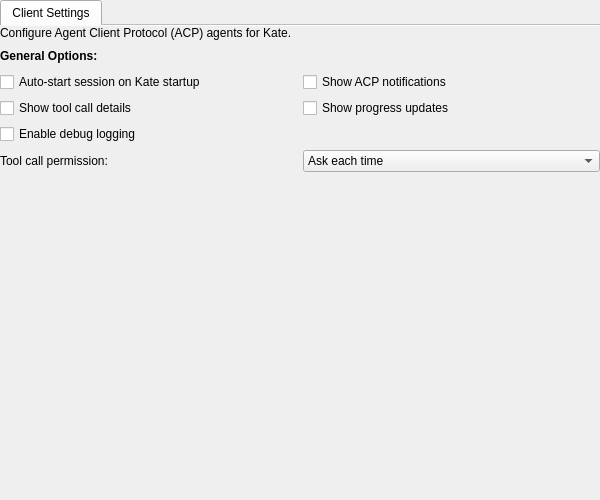
<?xml version="1.0" encoding="UTF-8"?>
<!--
    SPDX-FileCopyrightText: 2026 Christoph Cullmann <cullmann@kde.org>

    SPDX-License-Identifier: MIT
-->
<ui version="4.0">
    <class>ACPConfigWidget</class>
    <widget class="QWidget" name="ACPConfigWidget">
        <property name="geometry">
            <rect>
                <x>0</x>
                <y>0</y>
                <width>600</width>
                <height>500</height>
            </rect>
        </property>
        <property name="windowTitle">
            <string>ACP Client Configuration</string>
        </property>
        <layout class="QVBoxLayout" name="verticalLayout">
            <property name="leftMargin">
                <number>0</number>
            </property>
            <property name="topMargin">
                <number>0</number>
            </property>
            <property name="rightMargin">
                <number>0</number>
            </property>
            <property name="bottomMargin">
                <number>0</number>
            </property>
            <item>
                <widget class="QTabWidget" name="tabWidget">
                    <property name="documentMode">
                        <bool>true</bool>
                    </property>
                    <widget class="QWidget" name="clientSettingsTab">
                        <attribute name="title">
                            <string>Client Settings</string>
                        </attribute>
                        <layout class="QVBoxLayout" name="clientSettingsLayout">
                            <property name="leftMargin">
                                <number>0</number>
                            </property>
                            <property name="topMargin">
                                <number>0</number>
                            </property>
                            <property name="rightMargin">
                                <number>0</number>
                            </property>
                            <property name="bottomMargin">
                                <number>0</number>
                            </property>
                            <item>
                                <widget class="QLabel" name="descriptionLabel">
                                    <property name="text">
                                        <string>Configure Agent Client Protocol (ACP) agents for Kate.</string>
                                    </property>
                                    <property name="wordWrap">
                                        <bool>true</bool>
                                    </property>
                                </widget>
                            </item>
                            <item>
                                <layout class="QHBoxLayout" name="horizontalLayout_2">
                                    <item>
                                        <widget class="QLabel" name="label">
                                            <property name="text">
                                                <string>General Options:</string>
                                            </property>
                                            <property name="font">
                                                <font>
                                                    <weight>75</weight>
                                                    <bold>true</bold>
                                                </font>
                                            </property>
                                        </widget>
                                    </item>
                                    <item>
                                        <spacer name="horizontalSpacer">
                                            <property name="orientation">
                                                <enum>Qt::Horizontal</enum>
                                            </property>
                                            <property name="sizeHint" stdset="0">
                                                <size>
                                                    <width>40</width>
                                                    <height>20</height>
                                                </size>
                                            </property>
                                        </spacer>
                                    </item>
                                </layout>
                            </item>
                            <item>
                                <layout class="QGridLayout" name="gridLayout">
                                    <item row="0" column="0">
                                        <widget class="QCheckBox" name="autoStartCheckBox">
                                            <property name="text">
                                                <string>Auto-start session on Kate startup</string>
                                            </property>
                                        </widget>
                                    </item>
                                    <item row="0" column="1">
                                        <widget class="QCheckBox" name="showNotificationsCheckBox">
                                            <property name="text">
                                                <string>Show ACP notifications</string>
                                            </property>
                                        </widget>
                                    </item>
                                    <item row="1" column="0">
                                        <widget class="QCheckBox" name="showToolCallsCheckBox">
                                            <property name="text">
                                                <string>Show tool call details</string>
                                            </property>
                                        </widget>
                                    </item>
                                    <item row="1" column="1">
                                        <widget class="QCheckBox" name="showProgressCheckBox">
                                            <property name="text">
                                                <string>Show progress updates</string>
                                            </property>
                                        </widget>
                                    </item>
                                    <item row="2" column="0">
                                        <widget class="QCheckBox" name="debugModeCheckBox">
                                            <property name="text">
                                                <string>Enable debug logging</string>
                                            </property>
                                        </widget>
                                    </item>
                                    <item row="3" column="0" colspan="2">
                                        <layout class="QHBoxLayout" name="toolCallPermissionLayout">
                                            <item>
                                                <widget class="QLabel" name="toolCallPermissionLabel">
                                                    <property name="text">
                                                        <string>Tool call permission:</string>
                                                    </property>
                                                </widget>
                                            </item>
                                            <item>
                                                <widget class="QComboBox" name="toolCallPermissionComboBox">
                                                    <item>
                                                        <property name="text">
                                                            <string>Ask each time</string>
                                                        </property>
                                                    </item>
                                                    <item>
                                                        <property name="text">
                                                            <string>Allow all</string>
                                                        </property>
                                                    </item>
                                                    <item>
                                                        <property name="text">
                                                            <string>Deny all</string>
                                                        </property>
                                                    </item>
                                                </widget>
                                            </item>
                                        </layout>
                                    </item>
                                </layout>
                            </item>
                            <item>
                                <spacer name="verticalSpacer">
                                    <property name="orientation">
                                        <enum>Qt::Vertical</enum>
                                    </property>
                                    <property name="sizeHint" stdset="0">
                                        <size>
                                            <width>20</width>
                                            <height>40</height>
                                        </size>
                                    </property>
                                </spacer>
                            </item>
                        </layout>
                    </widget>
                </widget>
            </item>
        </layout>
    </widget>
    <resources/>
</ui>
